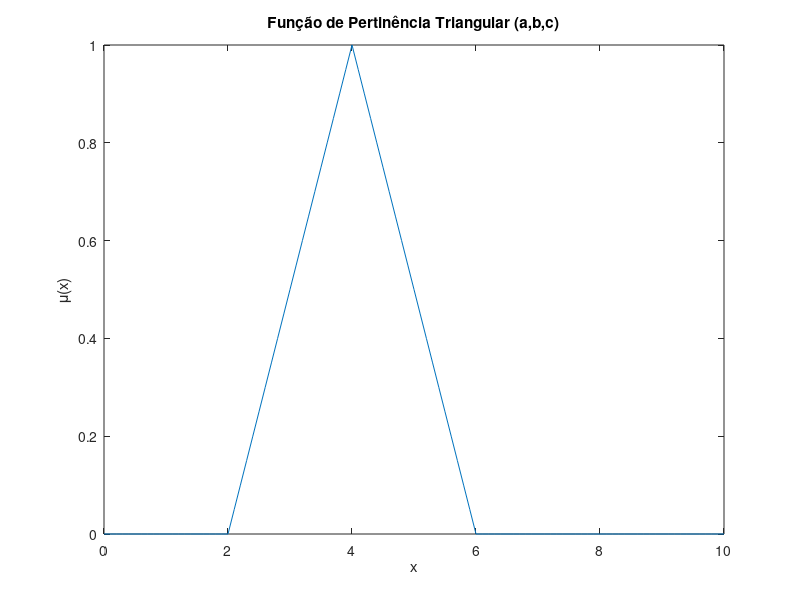

This chart was generated by the following MATLAB code:
x = 0:0.1:10;

% Função de Pertinência Triangular
% 3 parâmetros: a, b, c

a = 2;
b = 4;
c = 6;

triangular = trimf(x, [a b c]);

plot(x, triangular);
title('Função de Pertinência Triangular (a,b,c)');
xlabel('x');
ylabel('\mu(x)');